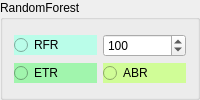
        <widget class="QGroupBox" name="groupBox_10">
         <property name="styleSheet">
          <string notr="true"/>
         </property>
         <property name="title">
          <string>RandomForest</string>
         </property>
         <layout class="QGridLayout" name="gridLayout_16">
          <item row="0" column="0">
           <layout class="QGridLayout" name="gridLayout_15">
            <item row="0" column="1">
             <widget class="QRadioButton" name="radioButton_rfr">
              <property name="toolTip">
               <string>Random Forest Regressor</string>
              </property>
              <property name="autoFillBackground">
               <bool>false</bool>
              </property>
              <property name="styleSheet">
               <string notr="true">background-color: rgb(186, 253, 233);</string>
              </property>
              <property name="text">
               <string>RFR</string>
              </property>
              <attribute name="buttonGroup">
               <string notr="true">buttonGroup</string>
              </attribute>
             </widget>
            </item>
            <item row="0" column="2">
             <widget class="QSpinBox" name="spinBox_rfr_n">
              <property name="minimum">
               <number>1</number>
              </property>
              <property name="maximum">
               <number>10000</number>
              </property>
              <property name="singleStep">
               <number>50</number>
              </property>
              <property name="value">
               <number>100</number>
              </property>
             </widget>
            </item>
            <item row="1" column="1">
             <widget class="QRadioButton" name="radioButton_etr">
              <property name="toolTip">
               <string>ExtraTrees</string>
              </property>
              <property name="styleSheet">
               <string notr="true">background-color: rgb(161, 245, 173);</string>
              </property>
              <property name="text">
               <string>ETR</string>
              </property>
              <attribute name="buttonGroup">
               <string notr="true">buttonGroup</string>
              </attribute>
             </widget>
            </item>
            <item row="1" column="2">
             <widget class="QRadioButton" name="radioButton_abr">
              <property name="toolTip">
               <string>AdaBoost</string>
              </property>
              <property name="styleSheet">
               <string notr="true">background-color: rgb(208, 253, 151);</string>
              </property>
              <property name="text">
               <string>ABR</string>
              </property>
              <attribute name="buttonGroup">
               <string notr="true">buttonGroup</string>
              </attribute>
             </widget>
            </item>
           </layout>
          </item>
         </layout>
        </widget>
